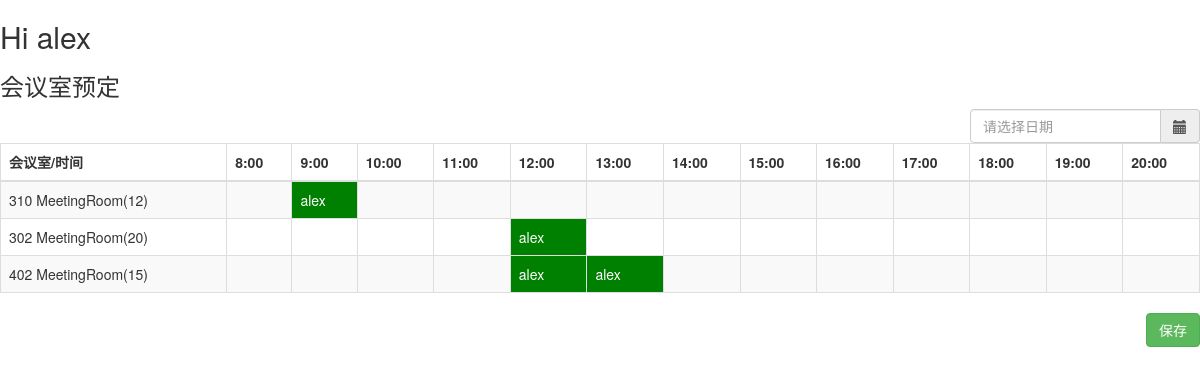
Page /index/ (signed in) on the committed database.
### app01/models.py (models this page shows)
class UserInfo(AbstractUser):
    tel = models.CharField(max_length=32)

### app01/views.py (the view)
# urls.py: path('index/', views.index),
def index(request):
    time_choices = Book.time_choices
    room_list = Room.objects.all()
    date=datetime.datetime.now().date()  # 当前日期
    book_date=request.GET.get("book_date",date)   #预定日期
    book_list=Book.objects.filter(date=book_date)  # 过滤出表中预定的msg
    htmls_lowb = """
            <tr>
                <td>401(12)</td>
                <td class="active_other item" room_id="1" time_id="13"></td>
                <td class="active_other item" room_id="2" time_id="13"></td>
                <td class="active_other item" room_id="3" time_id="13"></td>
                <td class="active_other item" room_id="4" time_id="13"></td>
                <td class="active_other item" room_id="5" time_id="13"></td>
                <td class="active_other item" room_id="6" time_id="13"></td>
                <td class="active_other item" room_id="7" time_id="13"></td>
                <td class="active_other item" room_id="7" time_id="13"></td>
                <td class="active_other item" room_id="7" time_id="13"></td>
                <td class="active_other item" room_id="7" time_id="13"></td>
                <td class="active_other item" room_id="7" time_id="13"></td>
                <td class="active_other item" room_id="7" time_id="13"></td>
                <td class="active_other item" room_id="7" time_id="13"></td>
            </tr>
            """
    htmls = ""
    for room in room_list:
        htmls += "<tr><td>{}({})</td>".format(room.caption,room.num)
        for time_choice in time_choices:
            book = None
            flag = False  # 是否已经被预定
            for book in book_list:
                if book.room.pk==room.pk and book.time_id==time_choice[0]:
                    flag=True
                    break
            if flag: # 被预定
                if request.user.pk == book.user.pk:
                    htmls += "<td class='active item' room_id='{}' time_id='{}'>{}</td>".format(room.pk,time_choice[0],book.user.username)
                else:
                    htmls += "<td class='another_active item' room_id='{}' time_id='{}'>{}</td>".format(room.pk,time_choice[0],book.user.username)
            else:  # 没被预定
                htmls += "<td class='item' room_id='{}' time_id='{}'></td>".format(room.pk, time_choice[0])
        htmls += "</tr>"
    return render(request,"index.html",locals())

### templates/index.html (shortened to what this page needs)
<!DOCTYPE html>
<html lang="en">
<head>
    <link rel="stylesheet" href="/static/bootstrap/css/bootstrap.css">
</head>
<body>
<h2>Hi {{ request.user.username }}</h2>
<h3>会议室预定</h3>
<div class="calender pull-right">
      <div class='input-group' style="width: 230px;">
            <input type='text' class="form-control" id='datetimepicker11' placeholder="请选择日期"/>
            <span class="input-group-addon">
                <span class="glyphicon glyphicon-calendar">
                </span>
            </span>
      </div>
</div>
<table class="table table-bordered table-striped">
    <thead>
        <tr>
            <th>会议室/时间</th>
            {% for time_choice in time_choices %}
                <th>{{ time_choice.1 }}</th>
            {% endfor %}
        </tr>
    </thead>
    <tbody>
        {{ htmls|safe }}
    </tbody>
</table>
<button class="btn btn-success pull-right keep">保存</button>
</body>
</html>

### templates/index.html (style rules this page uses)
.active { background-color: green !important; color: white; }

### rows in the picture
UserInfo: user.username "alex", username "310 MeetingRoom(12) alex 302 MeetingRoom(20) alex 402 MeetingRoom(15) alex alex"

### other values in the picture
{{ time_choice.1 }} "8:00" "9:00" "10:00" "11:00" "12:00" "13:00" "14:00" "15:00" "16:00" "17:00" "18:00" "19:00" "20:00"
